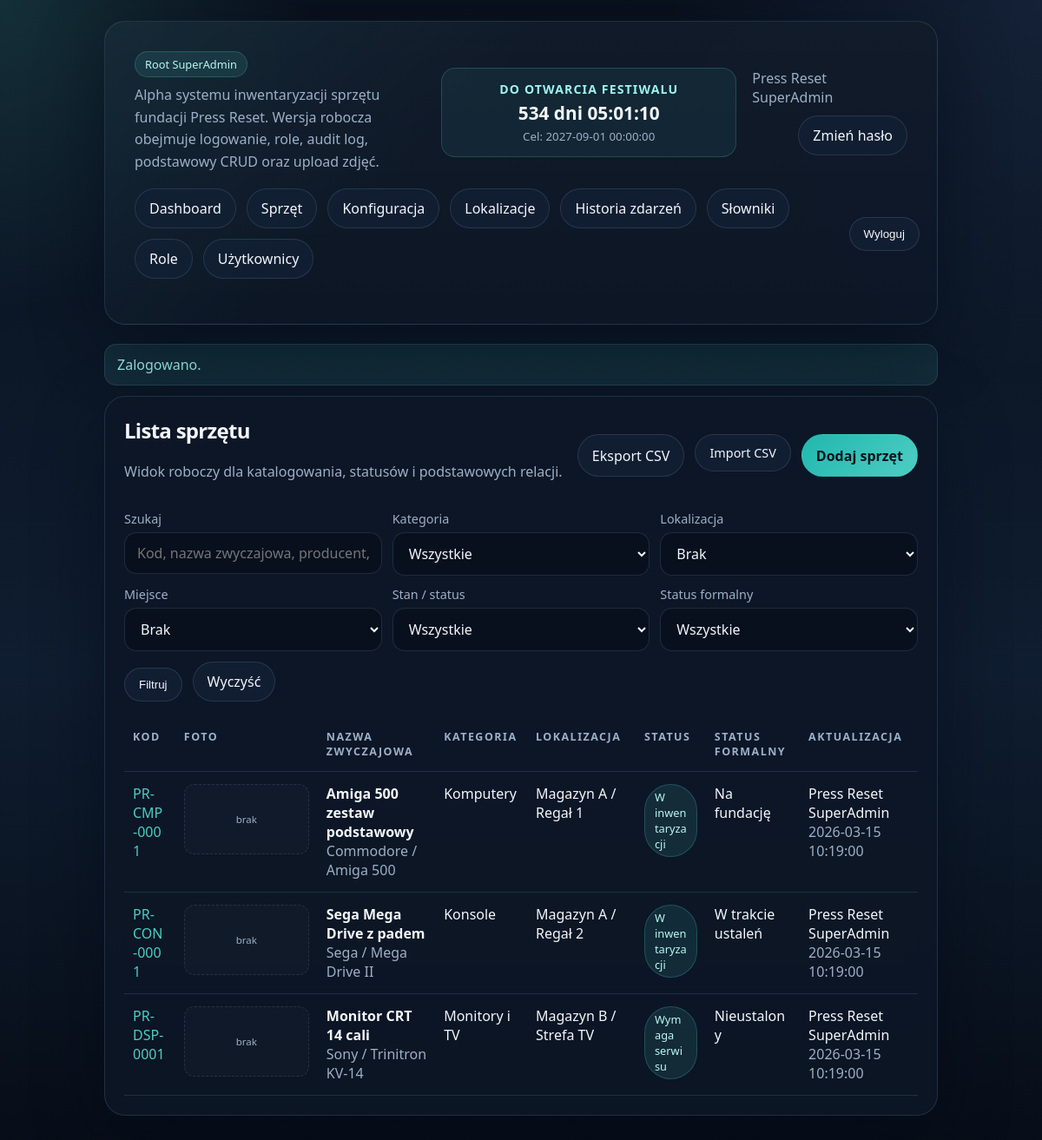
The page /index.php?page=equipment-list (signed in) on the database its author committed.
### tables this page shows
CREATE TABLE IF NOT EXISTS users (
    id INT UNSIGNED AUTO_INCREMENT PRIMARY KEY,
    username VARCHAR(80) NOT NULL UNIQUE,
    display_name VARCHAR(120) NOT NULL,
    password_hash VARCHAR(255) NOT NULL,
    role VARCHAR(120) NOT NULL,
    active TINYINT(1) NOT NULL DEFAULT 1,
    must_change_password TINYINT(1) NOT NULL DEFAULT 0,
    last_login_at DATETIME NULL,
    created_at DATETIME NOT NULL DEFAULT CURRENT_TIMESTAMP,
    updated_at DATETIME NOT NULL DEFAULT CURRENT_TIMESTAMP ON UPDATE CURRENT_TIMESTAMP
);

CREATE TABLE IF NOT EXISTS roles (
    id INT UNSIGNED AUTO_INCREMENT PRIMARY KEY,
    name VARCHAR(120) NOT NULL,
    slug VARCHAR(120) NOT NULL UNIQUE,
    sort_order INT UNSIGNED NOT NULL DEFAULT 0,
    can_manage_users TINYINT(1) NOT NULL DEFAULT 0,
    can_manage_roles TINYINT(1) NOT NULL DEFAULT 0,
    can_manage_root_roles TINYINT(1) NOT NULL DEFAULT 0,
    can_edit_records TINYINT(1) NOT NULL DEFAULT 0,
    can_upload_images TINYINT(1) NOT NULL DEFAULT 0,
    can_delete_images TINYINT(1) NOT NULL DEFAULT 0,
    can_create_tasks TINYINT(1) NOT NULL DEFAULT 0,
    can_update_tasks TINYINT(1) NOT NULL DEFAULT 0,
    can_change_task_status TINYINT(1) NOT NULL DEFAULT 0,
    can_delete_tasks TINYINT(1) NOT NULL DEFAULT 0,
    can_manage_settings TINYINT(1) NOT NULL DEFAULT 0,
    can_manage_dictionaries TINYINT(1) NOT NULL DEFAULT 0,
    can_view_audit_history TINYINT(1) NOT NULL DEFAULT 0,
    can_export_csv TINYINT(1) NOT NULL DEFAULT 0,
    can_import_csv TINYINT(1) NOT NULL DEFAULT 0,
    is_system TINYINT(1) NOT NULL DEFAULT 0,
    created_at DATETIME NOT NULL DEFAULT CURRENT_TIMESTAMP
);

CREATE TABLE IF NOT EXISTS equipment (
    id INT UNSIGNED AUTO_INCREMENT PRIMARY KEY,
    category_id INT UNSIGNED NOT NULL,
    parent_equipment_id INT UNSIGNED NULL,
    location_id INT UNSIGNED NULL,
    location_place_id INT UNSIGNED NULL,
    inventory_code VARCHAR(60) NOT NULL UNIQUE,
    inventory_code_manual_override TINYINT(1) NOT NULL DEFAULT 0,
    title VARCHAR(180) NOT NULL,
    manufacturer VARCHAR(120) NOT NULL,
    model VARCHAR(120) NOT NULL,
    production_year VARCHAR(20) NOT NULL DEFAULT '',
    condition_status VARCHAR(120) NOT NULL DEFAULT 'inventory',
    ownership_status VARCHAR(120) NOT NULL DEFAULT 'unknown',
    location_text VARCHAR(180) NOT NULL DEFAULT '',
    barcode_value VARCHAR(120) NOT NULL DEFAULT '',
    qr_token VARCHAR(80) NOT NULL UNIQUE,
    notes TEXT NULL,
    created_by INT UNSIGNED NOT NULL,
    updated_by INT UNSIGNED NOT NULL,
    created_at DATETIME NOT NULL DEFAULT CURRENT_TIMESTAMP,
    updated_at DATETIME NOT NULL DEFAULT CURRENT_TIMESTAMP ON UPDATE CURRENT_TIMESTAMP,
    CONSTRAINT fk_equipment_category FOREIGN KEY (category_id) REFERENCES categories(id),
    CONSTRAINT fk_equipment_parent FOREIGN KEY (parent_equipment_id) REFERENCES equipment(id) ON DELETE SET NULL,
    CONSTRAINT fk_equipment_location FOREIGN KEY (location_id) REFERENCES locations(id) ON DELETE SET NULL,
    CONSTRAINT fk_equipment_location_place FOREIGN KEY (location_place_id) REFERENCES location_places(id) ON DELETE SET NULL,
    CONSTRAINT fk_equipment_created_by FOREIGN KEY (created_by) REFERENCES users(id),
    CONSTRAINT fk_equipment_updated_by FOREIGN KEY (updated_by) REFERENCES users(id)
);

CREATE TABLE IF NOT EXISTS categories (
    id INT UNSIGNED AUTO_INCREMENT PRIMARY KEY,
    name VARCHAR(120) NOT NULL,
    slug VARCHAR(120) NOT NULL UNIQUE,
    code_prefix VARCHAR(3) NOT NULL DEFAULT 'GEN',
    created_at DATETIME NOT NULL DEFAULT CURRENT_TIMESTAMP
);

CREATE TABLE IF NOT EXISTS locations (
    id INT UNSIGNED AUTO_INCREMENT PRIMARY KEY,
    name VARCHAR(120) NOT NULL,
    slug VARCHAR(120) NOT NULL UNIQUE,
    created_at DATETIME NOT NULL DEFAULT CURRENT_TIMESTAMP
);

CREATE TABLE IF NOT EXISTS location_places (
    id INT UNSIGNED AUTO_INCREMENT PRIMARY KEY,
    location_id INT UNSIGNED NOT NULL,
    name VARCHAR(120) NOT NULL,
    slug VARCHAR(120) NOT NULL,
    created_at DATETIME NOT NULL DEFAULT CURRENT_TIMESTAMP,
    UNIQUE KEY uniq_location_place (location_id, slug),
    CONSTRAINT fk_location_places_location FOREIGN KEY (location_id) REFERENCES locations(id) ON DELETE CASCADE
);

CREATE TABLE IF NOT EXISTS condition_statuses (
    id INT UNSIGNED AUTO_INCREMENT PRIMARY KEY,
    name VARCHAR(120) NOT NULL,
    slug VARCHAR(120) NOT NULL UNIQUE,
    sort_order INT UNSIGNED NOT NULL DEFAULT 0,
    created_at DATETIME NOT NULL DEFAULT CURRENT_TIMESTAMP
);

CREATE TABLE IF NOT EXISTS ownership_statuses (
    id INT UNSIGNED AUTO_INCREMENT PRIMARY KEY,
    name VARCHAR(120) NOT NULL,
    slug VARCHAR(120) NOT NULL UNIQUE,
    sort_order INT UNSIGNED NOT NULL DEFAULT 0,
    created_at DATETIME NOT NULL DEFAULT CURRENT_TIMESTAMP
);

### app/router.php (shortened to what the rows shown need)
<?php
$page = $_GET['page'] ?? 'home';
    ?>
    <?php
require_login();
    ?>
    <?php
if ($page === 'equipment-list') {
    $filters = [
        'q' => trim((string) ($_GET['q'] ?? '')),
        'category_id' => (int) ($_GET['category_id'] ?? 0),
        'location_id' => (int) ($_GET['location_id'] ?? 0),
        'place_id' => (int) ($_GET['place_id'] ?? 0),
        'condition_status' => trim((string) ($_GET['condition_status'] ?? '')),
        'ownership_status' => trim((string) ($_GET['ownership_status'] ?? '')),
    ];
    $params = [];
    $sql = 'SELECT e.*, c.name AS category_name, u.display_name AS updated_by_name, l.name AS location_name, lp.name AS place_name, img.file_path AS image_path
            FROM equipment e
            JOIN categories c ON c.id = e.category_id
            JOIN users u ON u.id = e.updated_by
            LEFT JOIN locations l ON l.id = e.location_id
            LEFT JOIN location_places lp ON lp.id = e.location_place_id
            LEFT JOIN (
                SELECT ei.equipment_id, ei.file_path
                FROM equipment_images ei
                INNER JOIN (
                    SELECT equipment_id, MIN(id) AS min_id
                    FROM equipment_images
                    GROUP BY equipment_id
                ) first_img ON first_img.min_id = ei.id
            ) img ON img.equipment_id = e.id';
    $sql .= ' ORDER BY e.updated_at DESC, e.inventory_code ASC';
    $equipment = query_all($sql, $params);
    render_header('Sprzęt');
    ?>
    <section class="panel">
        <div class="topbar">
            <div>
                <h2>Lista sprzętu</h2>
            </div>
        </div>
                    <?= category_options($filters['category_id'] > 0 ? $filters['category_id'] : null) ?>
                <select id="condition_status" name="condition_status" onchange="this.form.submit()"><?= status_options('condition_statuses', $filters['condition_status']) ?></select>
                <select id="ownership_status" name="ownership_status" onchange="this.form.submit()"><?= status_options('ownership_statuses', $filters['ownership_status']) ?></select>
        <div class="table-wrap">
            <table>
                <thead>
                <tr>
                    <th>Kod</th>
                    <th>Foto</th>
                    <th>Nazwa zwyczajowa</th>
                    <th>Kategoria</th>
                    <th>Lokalizacja</th>
                    <th>Status</th>
                    <th>Status formalny</th>
                    <th>Aktualizacja</th>
                </tr>
                </thead>
                <tbody>
                <?php foreach ($equipment as $row): ?>
                    <tr>
                        <td><a href="index.php?page=item&id=<?= (int) $row['id'] ?>"><?= h($row['inventory_code']) ?></a></td>
                        <td>
                            <?php if (!empty($row['image_path'])): ?>
                                <img class="thumb" src="<?= h($row['image_path']) ?>" alt="<?= h($row['title']) ?>">
                            <?php else: ?>
                                <div class="thumb-placeholder">brak</div>
                            <?php endif; ?>
                        </td>
                        <td><strong><?= h($row['title']) ?></strong><br><span class="muted"><?= h($row['manufacturer']) ?> / <?= h($row['model']) ?></span></td>
                        <td><?= h($row['category_name']) ?></td>
                        <td><?= h(location_label($row) ?: 'Brak') ?></td>
                        <td><span class="badge"><?= h(condition_label($row['condition_status'])) ?></span></td>
                        <td><?= h(ownership_label($row['ownership_status'])) ?></td>
                        <td><?= h($row['updated_by_name']) ?><br><span class="muted"><?= h($row['updated_at']) ?></span></td>
                    </tr>
                <?php endforeach; ?>
                </tbody>
            </table>
        </div>
    </section>
    <?php
    render_footer();
    exit;
}
    ?>

### app/layout.php (shortened to what the rows shown need)
<?php
function render_header(string $title): void
{
    $user = current_user();
    $deadlineIso = (string) app_setting('festival_deadline', app_config('festival_deadline'));
    $deadlineCard = null;
    if ($deadlineIso) {
        $now = new DateTimeImmutable('now', new DateTimeZone('Europe/Warsaw'));
        $deadline = new DateTimeImmutable($deadlineIso, new DateTimeZone('Europe/Warsaw'));
        $isPast = $deadline <= $now;
        $deadlineCard = [
            'label' => $isPast ? 'Termin minął' : 'Do otwarcia festiwalu',
            'date' => $deadline->format(DateTimeInterface::ATOM),
            'display_date' => $deadline->format('Y-m-d H:i:s'),
            'summary' => $isPast ? 'Termin docelowy został przekroczony.' : '',
        ];
    }
    ?>
    <!DOCTYPE html>
    <html lang="pl">
    <head>
        <link rel="stylesheet" href="assets/style.css">
    </head>
    <body>
    <main class="shell">
    <?php if ($user): ?>
        <section class="hero">
            <div class="hero-head">
                <div class="hero-copy">
                    <div class="badge"><?= h(role_label($user['role'])) ?></div>
                    <p>Alpha systemu inwentaryzacji sprzętu fundacji Press Reset. Wersja robocza obejmuje logowanie, role, audit log, podstawowy CRUD oraz upload zdjęć.</p>
                </div>
                <?php if ($deadlineCard): ?>
                    <div class="hero-countdown">
                        <div class="countdown-card" data-deadline="<?= h($deadlineCard['date']) ?>">
                            <strong><?= h($deadlineCard['label']) ?></strong>
                            <span class="countdown-value"><?= h($deadlineCard['summary']) ?></span>
                            <small>Cel: <?= h($deadlineCard['display_date']) ?></small>
                        </div>
                    </div>
                <?php endif; ?>
                <div class="hero-user">
                    <div class="muted"><?= h($user['display_name']) ?></div>
                    <div><a class="nav-pill" href="index.php?page=change-password">Zmień hasło</a></div>
                </div>
            </div>
            <nav class="topbar">
                <div class="actions">
                    <a class="nav-pill" href="index.php">Dashboard</a>
                    <a class="nav-pill" href="index.php?page=equipment-list">Sprzęt</a>
                    <?php if (can_manage_settings()): ?>
                        <a class="nav-pill" href="index.php?page=settings">Konfiguracja</a>
                        <a class="nav-pill" href="index.php?page=locations">Lokalizacje</a>
                    <?php endif; ?>
                    <?php if (can_view_audit_history()): ?>
                        <a class="nav-pill" href="index.php?page=audit-log">Historia zdarzeń</a>
                    <?php endif; ?>
                    <?php if (can_manage_dictionaries()): ?>
                        <a class="nav-pill" href="index.php?page=dictionaries">Słowniki</a>
                    <?php endif; ?>
                    <?php if (can_manage_roles()): ?>
                        <a class="nav-pill" href="index.php?page=roles">Role</a>
                    <?php endif; ?>
                    <?php if (can_manage_users()): ?>
                        <a class="nav-pill" href="index.php?page=users">Użytkownicy</a>
                    <?php endif; ?>
                </div>
                <form method="post" action="index.php?page=logout" class="inline-form">
                    <button class="nav-pill" type="submit">Wyloguj</button>
                </form>
            </nav>
        </section>
    <?php endif;
    foreach (flash() as $message): ?>
    <?php endforeach;
}
function render_footer(): void
{
    ?>
    </main></body></html>
    <?php
}
function category_options(?int $selectedId = null, bool $includePlaceholder = false, string $placeholder = 'Wybierz kategorię'): string
{
    $options = $includePlaceholder ? sprintf('<option value="">%s</option>', h($placeholder)) : '';
    foreach (inventory_dictionary_rows('categories') as $category) {
        $selected = ((int) $category['id'] === $selectedId) ? ' selected' : '';
        $options .= sprintf('<option value="%d"%s>%s</option>', (int) $category['id'], $selected, h($category['name']));
    }
    return $options;
}
function status_options(string $table, string $selectedValue, string $placeholder = 'Wszystkie'): string
{
    return dictionary_options($table, $selectedValue !== '' ? $selectedValue : null, true, $placeholder);
}

### rows shown on the page
users: role.name "Root SuperAdmin", display_name "Press Reset SuperAdmin"
equipment: inventory_code "PR-CMP-0001", title "Amiga 500 zestaw podstawowy", manufacturer "Commodore", model "Amiga 500", category.name "Komputery", location.name "Magazyn A / Regał 1", condition_status.name "W inwentaryzacji", ownership_status.name "Na fundację", created_by.display_name "Press Reset SuperAdmin", updated_at "2026-03-15 10:19:00"
equipment: inventory_code "PR-CON-0001", title "Sega Mega Drive z padem", manufacturer "Sega", model "Mega Drive II", category.name "Konsole", location.name "Magazyn A / Regał 2", condition_status.name "W inwentaryzacji", ownership_status.name "W trakcie ustaleń", created_by.display_name "Press Reset SuperAdmin", updated_at "2026-03-15 10:19:00"
equipment: inventory_code "PR-DSP-0001", title "Monitor CRT 14 cali", manufacturer "Sony", model "Trinitron KV-14", category.name "Monitory i TV", location.name "Magazyn B / Strefa TV", condition_status.name "Wymaga serwisu", ownership_status.name "Nieustalony", created_by.display_name "Press Reset SuperAdmin", updated_at "2026-03-15 10:19:00"

### other values the page prints
$deadlineCard['label'] "DO OTWARCIA FESTIWALU"
$deadlineCard['display_date'] "2027-09-01 00:00:00"
$message['message'] "Zalogowano."
form field condition_status "Wszystkie"
form field ownership_status "Wszystkie"
